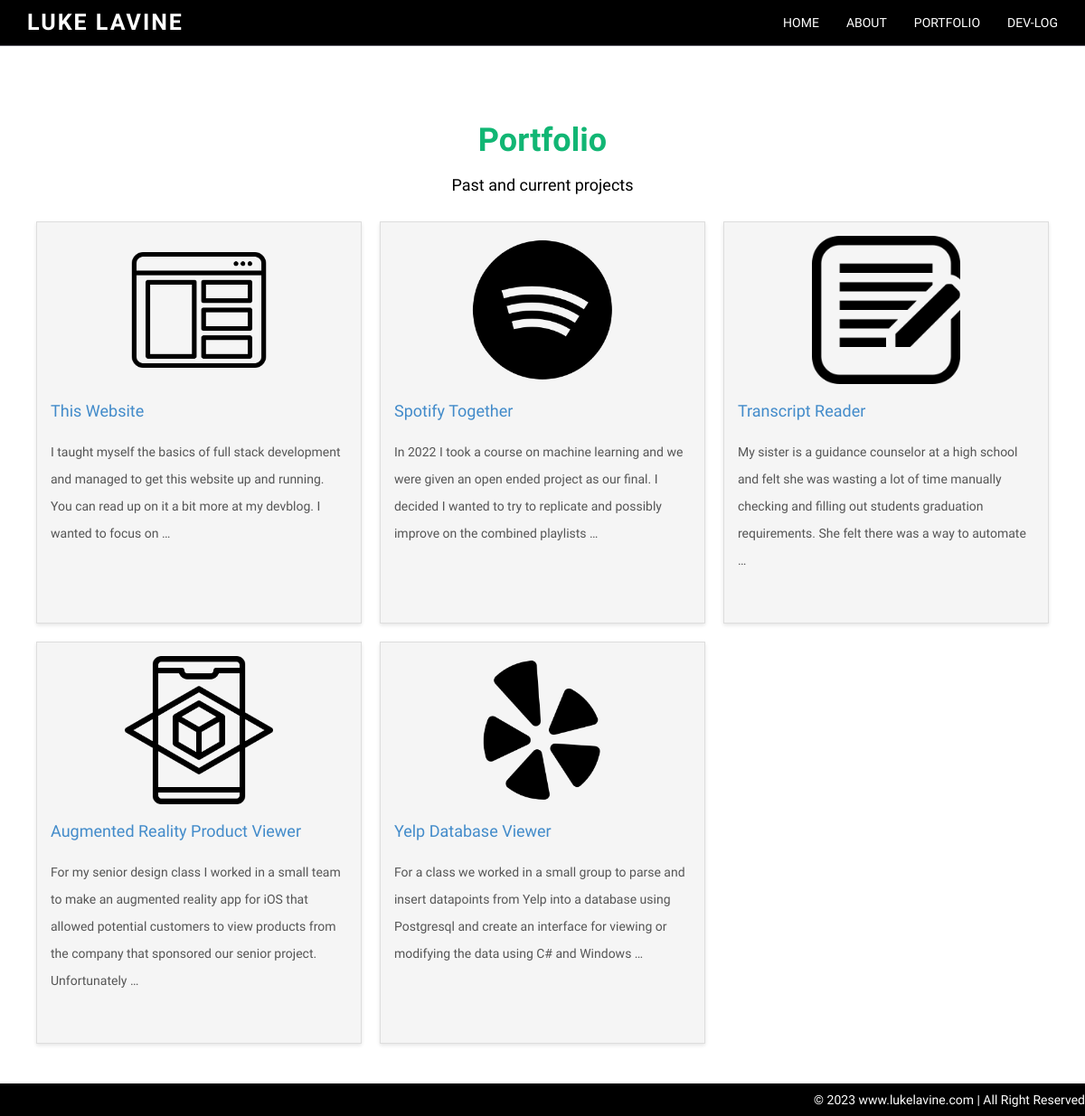
The page /portfolio/ on the database its author committed.
### portfolio/models.py (models this page shows)
class PortfolioEntry(models.Model):
	id = models.IntegerField(primary_key=True)
	title = models.CharField(max_length = 100)
	text = models.TextField(blank=True)
	date = models.DateTimeField('date published')
	icon = models.CharField(max_length = 32)

### portfolio/views.py (the view)
# urls.py: path('portfolio/', include('portfolio.urls'), name='portfolio'),
def portfolio(request):
	entries = PortfolioEntry.objects.all()
	context = {
		"entries": entries
	}
	return render(request, 'portfolio.html', context)

### portfolio/templates/portfolio.html
{% extends 'home/base.html' %}
{% load static %}
{% block head %}
	<link href="{% static 'portfolio/portfolio.css' %}" rel="stylesheet" />
{% endblock %}
{% block content %}
	<div class="container">
		<div class="row main-top-margin text-center">
			<h1>Portfolio</h1>
			<h4>Past and current projects</hr>
		</div>
		<div class="card-container">
			{% for entry in entries %}
			<a href="{% url 'portfolio:detail' entry.id %}" class="card">
				<img src="{% static 'portfolio/'|add:entry.icon %}" width="50%" height="50%" style="display:block;margin:auto">
				<h2>{{entry.title}}</h2>
				<p>{{entry.text|striptags|truncatewords:35}}</p>
				<br>
			</a>
			{% endfor %}
		</div>
	</div>
{% endblock %}

### home/static/assets/css/style.css (style rules this page uses)
body { font-family:'Open Sans', sans-serif; font-weight: 400; font-size: 14px; color: #000; margin-top: 40px; line-height:16px; }
h1, h2, h3, h4, h5, h6 { font-family:'Open Sans', sans-serif; font-weight: 500; line-height:40px; }
h1 { color:#11B674; font-weight: 700; }
.text-center { text-align: center; }
.main-top-margin { margin-top: 75px; }
a,a:hover { text-decoration:none; }
p { line-height: 30px; margin-bottom: 23px; }

### portfolio/static/portfolio/portfolio.css (style rules this page uses)
.card-container { display: flex; flex-wrap: wrap; justify-content: flex-start; }
.card { width: calc(33.33% - 20px); margin: 10px; padding: 15px; border: 1px solid #ddd; background-color: #f5f5f5; box-shadow: 0 2px 4px rgba(0, 0, 0, 0.1); box-sizing: border-box; }
.card img { max-width: 100%; height: auto; }
.card h2 { font-size: 18px; margin-top: 10px; }
.card p { margin-top: 5px; font-size: 14px; color: #555; }

### rows shown on the page
PortfolioEntry: icon (picture), title "This Website", text "I taught myself the basics of full stack development and managed to get this website up and running. You can read up on it a bit more at my devblog. I wanted to focus on …"
PortfolioEntry: icon (picture), title "Spotify Together", text "In 2022 I took a course on machine learning and we were given an open ended project as our final. I decided I wanted to try to replicate and possibly improve on the combined playlists …"
PortfolioEntry: icon (picture), title "Transcript Reader", text "My sister is a guidance counselor at a high school and felt she was wasting a lot of time manually checking and filling out students graduation requirements. She felt there was a way to automate …"
PortfolioEntry: icon (picture), title "Augmented Reality Product Viewer", text "For my senior design class I worked in a small team to make an augmented reality app for iOS that allowed potential customers to view products from the company that sponsored our senior project. Unfortunately …"
PortfolioEntry: icon (picture), title "Yelp Database Viewer", text "For a class we worked in a small group to parse and insert datapoints from Yelp into a database using Postgresql and create an interface for viewing or modifying the data using C# and Windows …"
